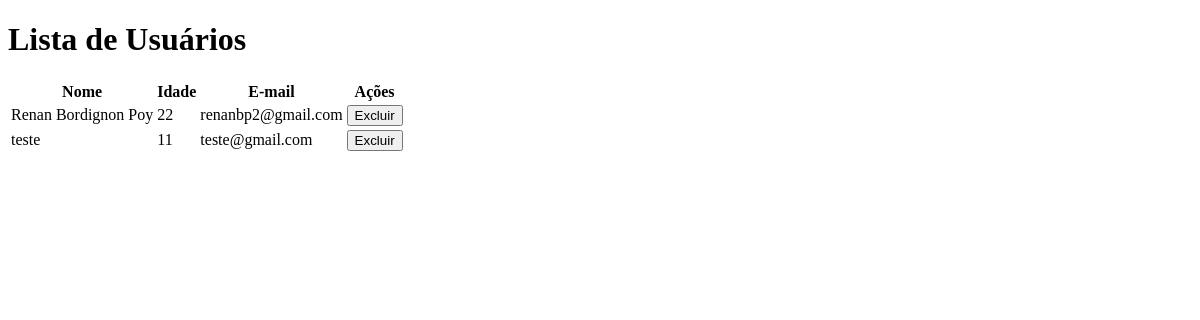
The app's page /tela-inicial/usuarios/, older data.
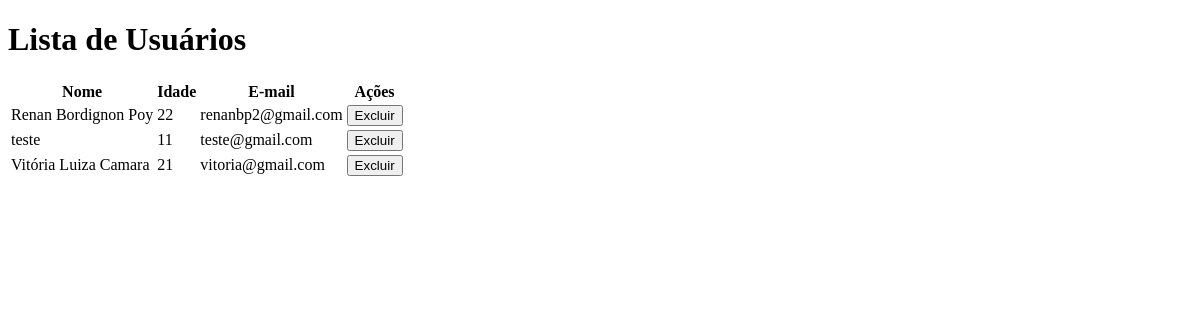
The same page, newer data.
### usuario/models.py (models this page shows, shortened)
class Usuario(AbstractBaseUser, PermissionsMixin):
    is_staff = models.BooleanField('Membro da equipe', default=False,
        help_text='Designa se este usuário pode acessar a área de administração.')
    nome = models.CharField('Nome', max_length=250)
    idade = models.PositiveIntegerField('Idade')
    email = models.EmailField('E-mail', unique=True, validators=[EmailValidator()])
    cpf = models.CharField('CPF', max_length=14, unique=True)
    cep = models.CharField('CEP', max_length=9)
    endereco = models.CharField('Endereço', max_length=255, blank=True)
    numero = models.CharField('Número', max_length=10, blank=True)
    complemento = models.CharField('Complemento', max_length=255, blank=True)
    bairro = models.CharField('Bairro', max_length=100, blank=True)
    cidade = models.CharField('Cidade', max_length=100, blank=True)
    estado = models.CharField('Estado', max_length=100, blank=True)
    objects = UsuarioManager()
    USERNAME_FIELD = 'email'
    REQUIRED_FIELDS = ['nome', 'idade', 'cpf']
    groups = models.ManyToManyField(
        'auth.Group',
        verbose_name='groups',
        blank=True,
        related_name='auth_user_groups'  # related_name para o auth.User.groups
    )
    user_permissions = models.ManyToManyField(
        'auth.Permission',
        verbose_name='user permissions',
        blank=True,
        related_name='auth_user_permissions'  # related_name para o auth.User.user_permissions
    )

### usuario/views.py (the view)
# urls.py: path("usuarios/", views.lista_usuarios, name="lista_usuarios"),
def lista_usuarios(request):
    usuarios = Usuario.objects.all()
    return render(request, "lista_usuarios.html", {"usuarios": usuarios})

### usuario/templates/lista_usuarios.html (shortened to what this page needs)
<!DOCTYPE html>
<html lang="en">
<head>
</head>
<body>
    <h1>Lista de Usuários</h1>
    <table>
        <thead>
            <tr>
                <th>Nome</th>
                <th>Idade</th>
                <th>E-mail</th>
                <th>Ações</th>
            </tr>
        </thead>
        <tbody>
            {% for usuario in usuarios %}
                <tr>
                    <td>{{ usuario.nome }}</td>
                    <td>{{ usuario.idade }}</td>
                    <td>{{ usuario.email }}</td>
                    <td>
                        <form action="{% url 'excluir_usuario' usuario.id %}" method="post">
                            <button type="submit">Excluir</button>
                        </form>
                    </td>
                </tr>
            {% endfor %}
        </tbody>
    </table>
</body>
</html>

Row changes from the older to the newer data that the page shows:
added Usuario: nome "Vitória Luiza Camara", idade "21", email "vitoria@gmail.com"
